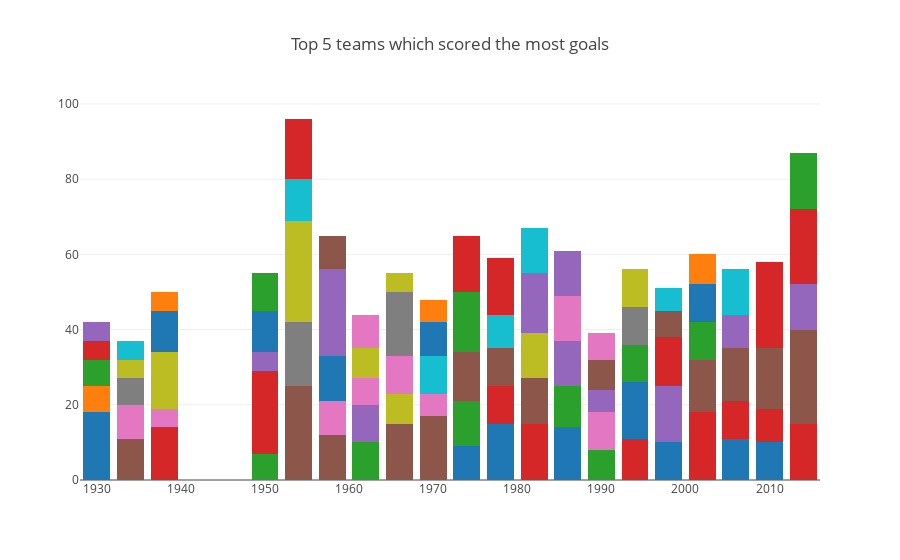

This figure's notebook cell:
### Code cell
# x, y = country_cup_goal_df['year'].values, country_cup_goal_df['total_goal'].values

data= []

# each country will appewar at which year and got how many goals?
for country in top_country_cup_goal_df['country'].drop_duplicates().values :
    year = top_country_cup_goal_df[top_country_cup_goal_df['country'] == country]['year']
    goals = top_country_cup_goal_df[top_country_cup_goal_df['country'] == country]['total_goal']
    data.append(
        go.Bar(
            x=year,
            y=goals,
            name = country,
        )
    )

layout = go.Layout(
    barmode = "stack", 
    title = "Top 5 teams which scored the most goals",
    showlegend = False
)

fig = go.Figure(data=data, layout=layout)
py.iplot(fig, filename='pyplot-fifa')

### Figure 1 — Plotly figure (JSON) as saved in the notebook; plotly's stock layout.template omitted (floating-point values rounded to 4 significant figures)
{"data": [{"name": "Argentina", "x": [1930, 1974, 1978, 1986, 1998, 2006, 2010], "y": [18, 9, 15, 14, 10, 11, 10], "type": "bar", "uid": "a3c33820-aad8-11e8-88d2-0242ac130003"}, {"name": "USA", "x": [1930], "y": [7], "type": "bar", "uid": "a3c33d48-aad8-11e8-88d2-0242ac130003"}, {"name": "Yugoslavia", "x": [1930, 1950, 1962, 1974, 1990], "y": [7, 7, 10, 12, 8], "type": "bar", "uid": "a3c33e7e-aad8-11e8-88d2-0242ac130003"}, {"name": "Brazil", "x": [1930, 1938, 1950, 1978, 1982, 1994, 2002, 2006, 2010, 2014], "y": [5, 14, 22, 10, 15, 11, 18, 10, 9, 15], "type": "bar", "uid": "a3c33f78-aad8-11e8-88d2-0242ac130003"}, {"name": "Chile", "x": [1930, 1950, 1962], "y": [5, 5, 10], "type": "bar", "uid": "a3c34072-aad8-11e8-88d2-0242ac130003"}, {"name": "Germany", "x": [1934, 1954, 1958, 1966, 1970, 1974, 1978, 1982, 2002, 2006, 2010, 2014], "y": [11, 25, 12, 15, 17, 13, 10, 12, 14, 14, 16, 25], "type": "bar", "uid": "a3c34162-aad8-11e8-88d2-0242ac130003"}, {"name": "Czechoslovakia", "x": [1934, 1938, 1958, 1962, 1990], "y": [9, 5, 9, 7, 10], "type": "bar", "uid": "a3c34248-aad8-11e8-88d2-0242ac130003"}, {"name": "Austria", "x": [1934, 1954], "y": [7, 17], "type": "bar", "uid": "a3c34338-aad8-11e8-88d2-0242ac130003"}, {"name": "Hungary", "x": [1934, 1938, 1954, 1962, 1966, 1982], "y": [5, 15, 27, 8, 8, 12], "type": "bar", "uid": "a3c3443c-aad8-11e8-88d2-0242ac130003"}, {"name": "Switzerland", "x": [1934, 1954], "y": [5, 11], "type": "bar", "uid": "a3c34518-aad8-11e8-88d2-0242ac130003"}, {"name": "Sweden", "x": [1938, 1950, 1958, 1994], "y": [11, 11, 12, 15], "type": "bar", "uid": "a3c345fe-aad8-11e8-88d2-0242ac130003"}, {"name": "Cuba", "x": [1938], "y": [5], "type": "bar", "uid": "a3c346ee-aad8-11e8-88d2-0242ac130003"}, {"name": "Spain", "x": [1950, 1986, 1994, 2002], "y": [10, 11, 10, 10], "type": "bar", "uid": "a3c347d4-aad8-11e8-88d2-0242ac130003"}, {"name": "Uruguay", "x": [1954, 2010], "y": [16, 11], "type": "bar", "uid": "a3c348e2-aad8-11e8-88d2-0242ac130003"}, {"name": "France", "x": [1958, 1982, 1986, 1998, 2006, 2014], "y": [23, 16, 12, 15, 9, 12], "type": "bar", "uid": "a3c349b4-aad8-11e8-88d2-0242ac130003"}, {"name": "Paraguay", "x": [1958], "y": [9], "type": "bar", "uid": "a3c34a9a-aad8-11e8-88d2-0242ac130003"}, {"name": "Soviet Union", "x": [1962, 1966, 1970, 1986], "y": [9, 10, 6, 12], "type": "bar", "uid": "a3c34b80-aad8-11e8-88d2-0242ac130003"}, {"name": "Portugal", "x": [1966], "y": [17], "type": "bar", "uid": "a3c34c70-aad8-11e8-88d2-0242ac130003"}, {"name": "Korea DPR", "x": [1966], "y": [5], "type": "bar", "uid": "a3c34d56-aad8-11e8-88d2-0242ac130003"}, {"name": "Italy", "x": [1970, 1978, 1982, 2006], "y": [10, 9, 12, 12], "type": "bar", "uid": "a3c34e78-aad8-11e8-88d2-0242ac130003"}, {"name": "Peru", "x": [1970], "y": [9], "type": "bar", "uid": "a3c34f68-aad8-11e8-88d2-0242ac130003"}, {"name": "Mexico", "x": [1970], "y": [6], "type": "bar", "uid": "a3c3504e-aad8-11e8-88d2-0242ac130003"}, {"name": "Poland", "x": [1974], "y": [16], "type": "bar", "uid": "a3c3512a-aad8-11e8-88d2-0242ac130003"}, {"name": "Netherlands", "x": [1974, 1978, 1998, 2010, 2014], "y": [15, 15, 13, 12, 20], "type": "bar", "uid": "a3c35346-aad8-11e8-88d2-0242ac130003"}, {"name": "Belgium", "x": [1986, 1990], "y": [12, 6], "type": "bar", "uid": "a3c35468-aad8-11e8-88d2-0242ac130003"}, {"name": "England", "x": [1990, 1998], "y": [8, 7], "type": "bar", "uid": "a3c35544-aad8-11e8-88d2-0242ac130003"}, {"name": "Cameroon", "x": [1990], "y": [7], "type": "bar", "uid": "a3c35620-aad8-11e8-88d2-0242ac130003"}, {"name": "Bulgaria", "x": [1994], "y": [10], "type": "bar", "uid": "a3c35710-aad8-11e8-88d2-0242ac130003"}, {"name": "Romania", "x": [1994], "y": [10], "type": "bar", "uid": "a3c35800-aad8-11e8-88d2-0242ac130003"}, {"name": "Nigeria", "x": [1998], "y": [6], "type": "bar", "uid": "a3c358dc-aad8-11e8-88d2-0242ac130003"}, {"name": "Turkey", "x": [2002], "y": [10], "type": "bar", "uid": "a3c359ae-aad8-11e8-88d2-0242ac130003"}, {"name": "Korea Republic", "x": [2002], "y": [8], "type": "bar", "uid": "a3c35a80-aad8-11e8-88d2-0242ac130003"}, {"name": "Colombia", "x": [2014], "y": [15], "type": "bar", "uid": "a3c35b52-aad8-11e8-88d2-0242ac130003"}], "layout": {"barmode": "stack", "showlegend": false, "title": "Top 5 teams which scored the most goals"}}
